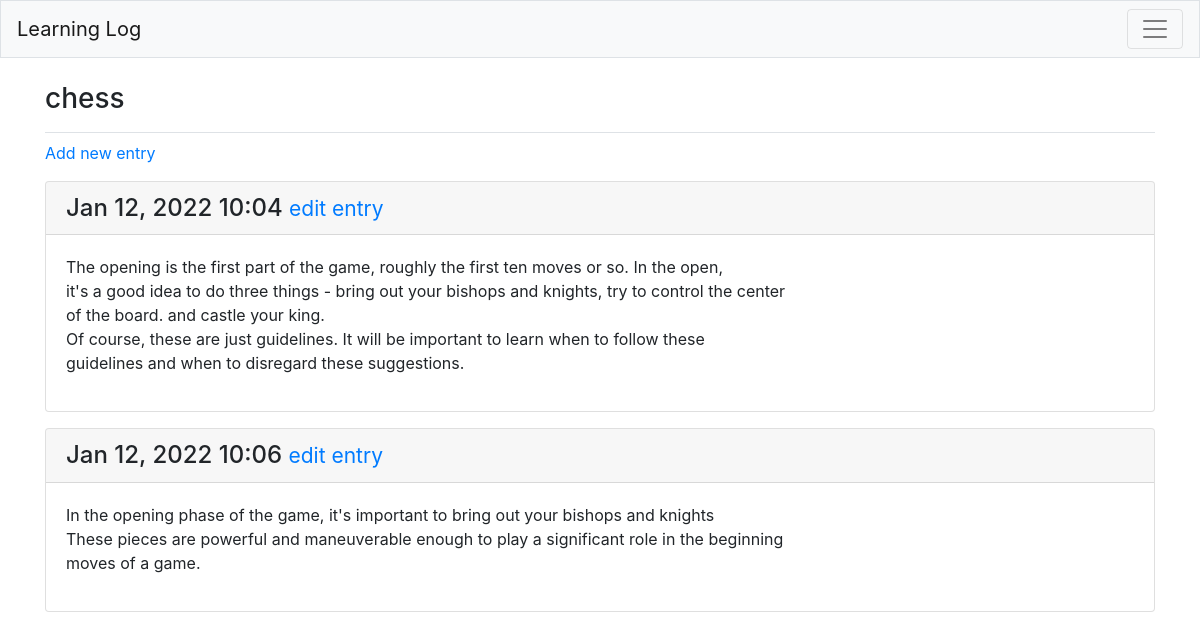
The page /topics/1/ (signed in) on the database its author committed.
### learning_logs/models.py (models this page shows, shortened)
class Topic(models.Model):
    text = models.CharField(max_length=200)
    date_added = models.DateTimeField(auto_now_add=True)
    owner = models.ForeignKey(User, on_delete=models.CASCADE)
    def __str__(self):
        return self.text

class Entry(models.Model):
    topic = models.ForeignKey(Topic, on_delete=models.CASCADE)
    text = models.TextField()
    date_added = models.DateTimeField(auto_now_add=True)
    class Meta:
        verbose_name_plural = 'entries'

### learning_logs/views.py (the view)
# urls.py: path('topics/<int:topic_id>/', views.topic, name='topic'),
@login_required
def topic(request, topic_id):
    topic = get_object_or_404(Topic, id=topic_id)
    check_topic_owner(topic, request)
    entries = topic.entry_set.order_by('date_added')
    context = {'topic': topic, 'entries': entries}
    return render(request, 'learning_logs/topic.html', context)

### learning_logs/views.py (called while the page is built)
def check_topic_owner(topic, request):
    if topic.owner != request.user:
        raise Http404

### learning_logs/templates/learning_logs/topic.html
{% extends "learning_logs/base.html" %}
{% block page_header %}
  <h3>{{ topic }}</h3>
{% endblock page_header %}
{% block content %}
  <p>
    <a href="{% url 'learning_logs:new_entry' topic.id %}">Add new entry</a>
  </p>
  {% for entry in entries %}
    <div class="card mb-3">
      <h4 class="card-header">
        {{ entry.date_added|date:'M d, Y H:i' }}
        <small>
          <a href="{% url 'learning_logs:edit_entry' entry.id %}">edit entry</a>
        </small>
      </h4>
      <div class="card-body">
        {{ entry.text|linebreaks }}
      </div>
    </div>
  {% empty %}
    <p>There are no entries for this topic yet.</p>
  {% endfor %}
{% endblock content %}

### learning_logs/templates/learning_logs/base.html (shortened to what this page needs)
{% load bootstrap4 %}
<!DOCTYPE html>
<html lang="en">
  <head>
    {% bootstrap_css %}
  </head>
  <body>
    <nav class="navbar navbar-expend-md navbar-light bg-light mb-4 border">
      <a class="navbar-brand" href="{% url 'learning_logs:index' %}">
        Learning Log
      </a>
      <button
        class="navbar-toggler"
        type="button"
        data-toggle="collapse"
        data-target="#navbarCollapse"
        aria-controls="navbarCollapse"
        aria-expanded="false"
        aria-label="Toggle navigation"
      >
        <span class="navbar-toggler-icon"></span>
      </button>
    </nav>
    <main role="main" class="container">
      <div class="pb-2 mb-2 border-bottom">
        {% block page_header %} {% endblock page_header %}
      </div>
      <div>
        {% block content %} {% endblock content %}
      </div>
    </main>
  </body>
</html>

### rows shown on the page
Topic: text "chess"
Entry: date_added "Jan 12, 2022 10:04", text "The opening is the first part of the game, roughly the first ten moves or so. In the open, it's a good idea to do three things - bring out your bishops and knights, try to control the center of the board. and castle your king. Of course, these are just guidelines. It will be important to learn when to follow these guidelines and when to disregard these suggestions."
Entry: date_added "Jan 12, 2022 10:06", text "In the opening phase of the game, it's important to bring out your bishops and knights These pieces are powerful and maneuverable enough to play a significant role in the beginning moves of a game."
